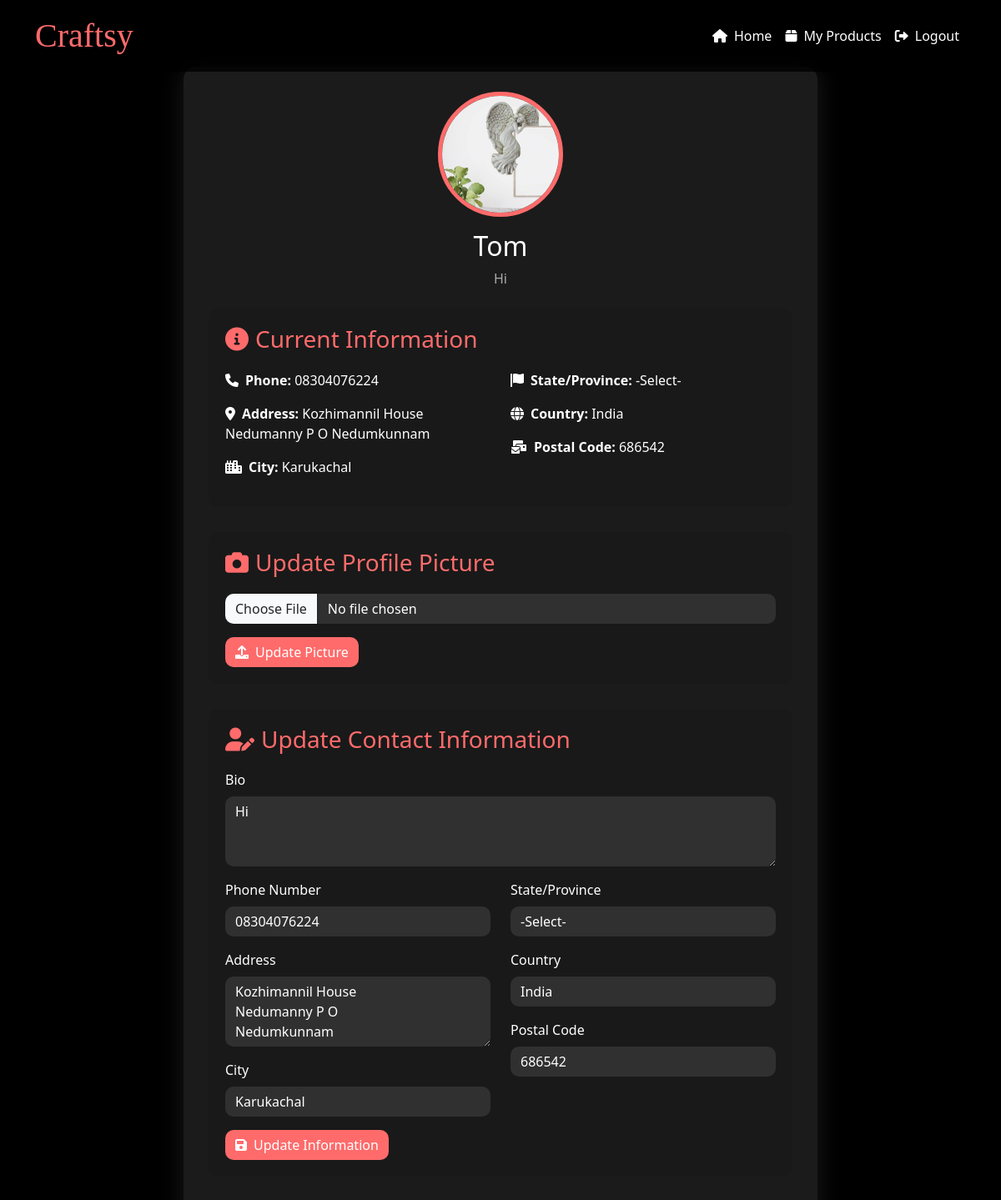
The app's page /artisan/profile/ (signed in), older data.
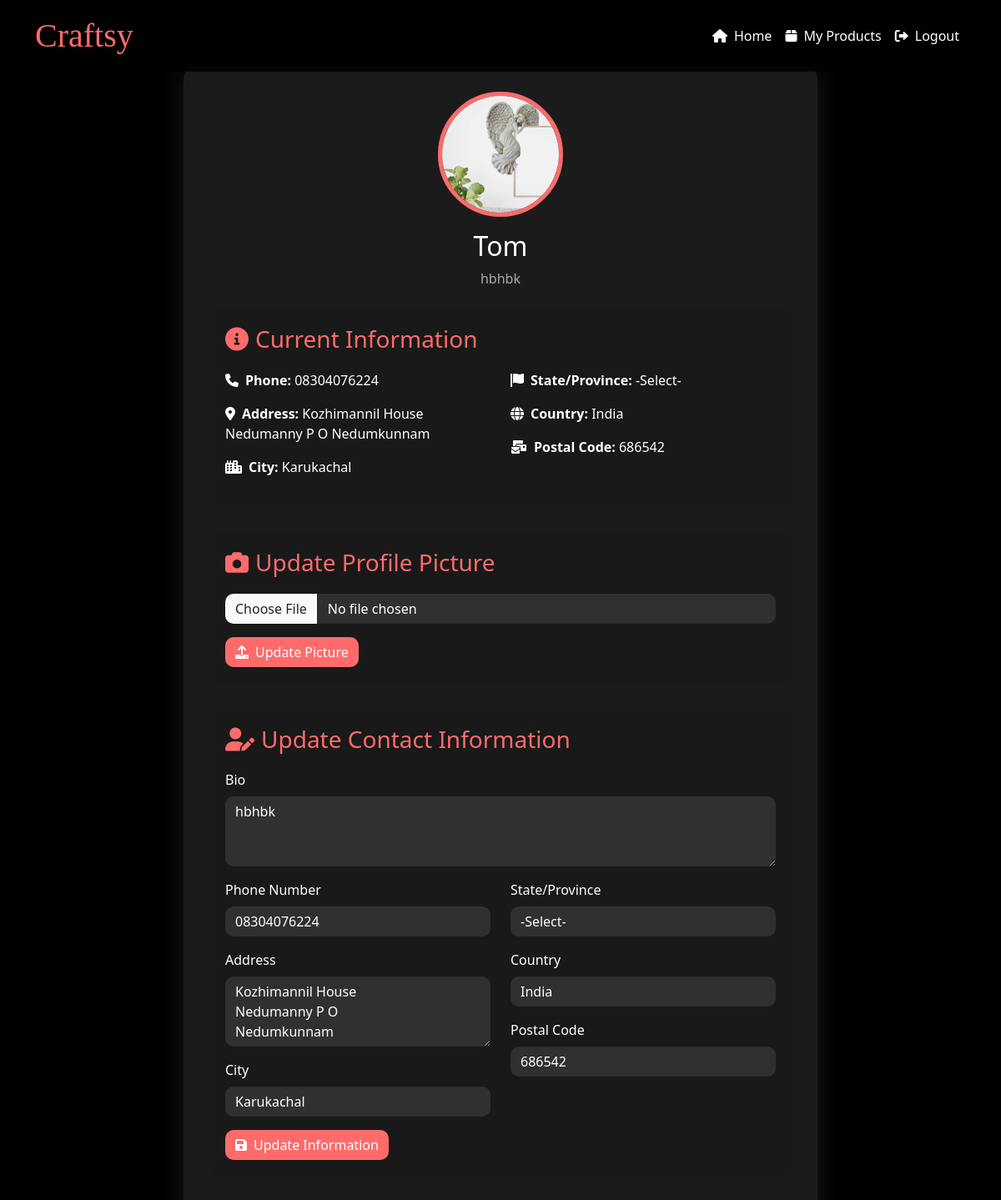
The same page, newer data.
### accounts/models.py (models this page shows, shortened)
class Artisan(models.Model):
    user = models.OneToOneField(User, on_delete=models.CASCADE)
    bio = models.TextField(blank=True)
    phone = models.CharField(max_length=20, blank=True)
    address = models.TextField(blank=True)
    city = models.CharField(max_length=100, blank=True)
    state = models.CharField(max_length=100, blank=True)
    country = models.CharField(max_length=100, blank=True)
    postal_code = models.CharField(max_length=20, blank=True)
    profile_picture = models.ImageField(upload_to='profile_pics/', blank=True, null=True)

class User(AbstractUser):
    USER_TYPE_CHOICES = (
        ('artisan', 'Artisan'),
        ('customer', 'Customer'),
        ('admin', 'Admin'),
    )
    user_type = models.CharField(max_length=10, choices=USER_TYPE_CHOICES, default="customer")
    created_at = models.DateTimeField(auto_now_add=True)
    updated_at = models.DateTimeField(auto_now=True)
    status = models.CharField(max_length=20, default='active')

### accounts/views.py (the view, shortened to what this page needs)
# urls.py: path('artisan/profile/', views.artisan_profile, name='artisan_profile'),
@login_required
def artisan_profile(request):
    artisan = get_object_or_404(Artisan, user=request.user)
    form = ArtisanProfileForm(instance=artisan)
    return render(request, 'artisan_profile.html', {'artisan': artisan, 'form': form})

### accounts/forms.py
class ArtisanProfileForm(forms.ModelForm):
    class Meta:
        model = Artisan
        fields = ['bio', 'phone', 'address', 'city', 'state', 'country', 'postal_code', 'profile_picture']
        widgets = {
            'bio': forms.Textarea(attrs={'class': 'form-control', 'rows': 3}),
            'phone': forms.TextInput(attrs={'class': 'form-control'}),
            'address': forms.TextInput(attrs={'class': 'form-control'}),
            'city': forms.TextInput(attrs={'class': 'form-control'}),
            'state': forms.TextInput(attrs={'class': 'form-control'}),
            'country': forms.TextInput(attrs={'class': 'form-control'}),
            'postal_code': forms.TextInput(attrs={'class': 'form-control'}),
            'profile_picture': forms.ClearableFileInput(attrs={'class': 'form-control-file'}),
        }

### templates/artisan_profile.html (shortened to what the changed rows need)
<!DOCTYPE html>
<html lang="en">
<head>
    <link href="https://cdn.jsdelivr.net/npm/bootstrap@5.3.0/dist/css/bootstrap.min.css" rel="stylesheet">
    <link rel="stylesheet" href="https://cdnjs.cloudflare.com/ajax/libs/font-awesome/6.0.0-beta3/css/all.min.css">
</head>
<body>
    <div class="container">
        <div class="row">
            <div class="col-md-8 offset-md-2 profile-container">
                <div class="profile-header text-center mb-4">
                    {% if artisan.profile_picture %}
                    <img src="{{ artisan.profile_picture.url }}" alt="Profile Picture" class="profile-picture mb-3">
                    {% else %}
                    <img src="https://via.placeholder.com/150" alt="Default Profile Picture" class="profile-picture mb-3">
                    {% endif %}
                    <h2>{{ artisan.user.username }}</h2>
                    <p class="text-muted">{{ artisan.bio }}</p>
                </div>
                <div class="info-section">
                    <div class="row">
                        <div class="col-md-6">
                            <p><i class="fas fa-phone me-2"></i><strong>Phone:</strong> {{ artisan.phone|default:"Not provided" }}</p>
                            <p><i class="fas fa-map-marker-alt me-2"></i><strong>Address:</strong> {{ artisan.address|default:"Not provided" }}</p>
                            <p><i class="fas fa-city me-2"></i><strong>City:</strong> {{ artisan.city|default:"Not provided" }}</p>
                        </div>
                        <div class="col-md-6">
                            <p><i class="fas fa-flag me-2"></i><strong>State/Province:</strong> {{ artisan.state|default:"Not provided" }}</p>
                            <p><i class="fas fa-globe me-2"></i><strong>Country:</strong> {{ artisan.country|default:"Not provided" }}</p>
                            <p><i class="fas fa-mail-bulk me-2"></i><strong>Postal Code:</strong> {{ artisan.postal_code|default:"Not provided" }}</p>
                        </div>
                    </div>
                </div>
                <div class="form-section">
                    <form method="post" action="{% url 'artisan_profile' %}">
                        <div class="mb-3">
                            <label for="bio" class="form-label">Bio</label>
                            <textarea class="form-control" id="bio" name="bio" rows="3">{{ artisan.bio }}</textarea>
                        </div>
                        <div class="row">
                            <div class="col-md-6">
                                <div class="mb-3">
                                    <label for="phone" class="form-label">Phone Number</label>
                                    <input type="tel" class="form-control" id="phone" name="phone" placeholder="+1 (123) 456-7890" value="{{ artisan.phone }}">
                                </div>
                                <div class="mb-3">
                                    <label for="address" class="form-label">Address</label>
                                    <textarea class="form-control" id="address" name="address" rows="3">{{ artisan.address }}</textarea>
                                </div>
                                <div class="mb-3">
                                    <label for="city" class="form-label">City</label>
                                    <input type="text" class="form-control" id="city" name="city" value="{{ artisan.city }}">
                                </div>
                            </div>
                            <div class="col-md-6">
                                <div class="mb-3">
                                    <label for="state" class="form-label">State/Province</label>
                                    <input type="text" class="form-control" id="state" name="state" value="{{ artisan.state }}">
                                </div>
                                <div class="mb-3">
                                    <label for="country" class="form-label">Country</label>
                                    <input type="text" class="form-control" id="country" name="country" value="{{ artisan.country }}">
                                </div>
                                <div class="mb-3">
                                    <label for="postal_code" class="form-label">Postal Code</label>
                                    <input type="text" class="form-control" id="postal_code" name="postal_code" value="{{ artisan.postal_code }}">
                                </div>
                            </div>
                        </div>
                    </form>
                </div>
            </div>
        </div>
    </div>
</body>
</html>

Row changes from the older to the newer data that the page shows:
changed Artisan "Kozhimannil House Nedumanny P O Nedumkunnam": bio "Hi" → "hbhbk"
